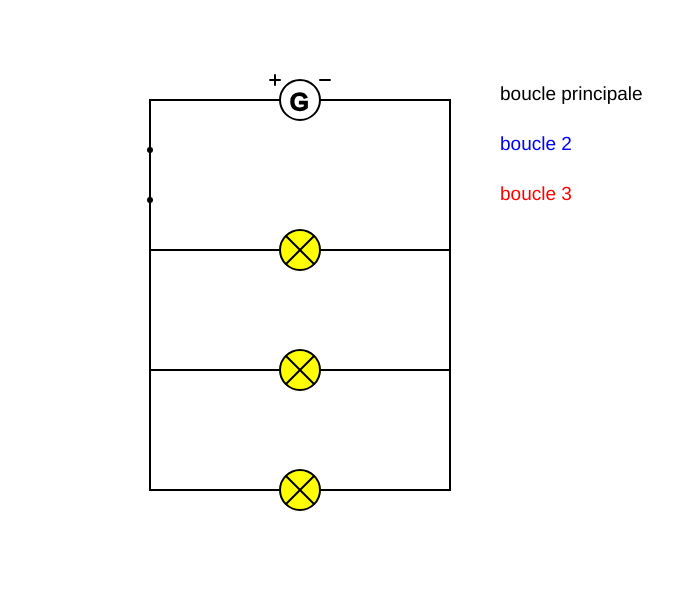
Frame 1 (no input)
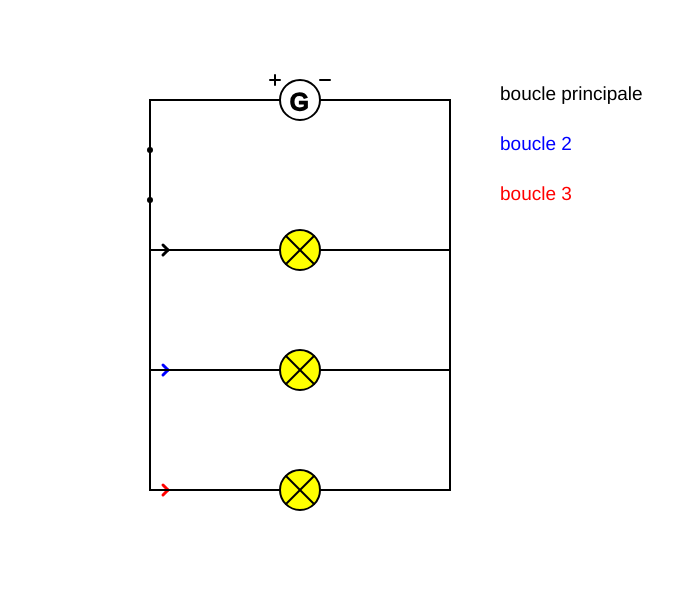
Frame 60 (no input)
Frame 120 (the mouse pressed at the canvas centre since frame 60): identical to frame 1, image omitted

The p5.js sketch that drew these frames (run headless with seeded random() and noise() and a simulated clock; from frame 60 on, the mouse is pressed at the canvas centre):

// p5.js sketch
// ── sketch.js
let boucles = [];
let generateur, lampe, interrupteur;
let texte1;

function setup() {
  createCanvas(700, 600);
  
  generateur = new Generateur();
  interrupteur = new Interrupteur();
  // génération des boucles
  for (let i = 0; i < 3; i++) {
    let boucle = new Boucle(i * 120 + 150, new Lampe(i * 120 + 150), i);
    boucles.push(boucle);
  }
}

function draw() {
  background(255);
  // texte
  push();
  noStroke();
  textSize(19);
  boucles[0].courant ? fill(0) : fill(0, 0, 0, 100);
  text('boucle principale', 500, 100);
  boucles[1].courant ? fill(0, 0, 255) : fill(0, 0, 255, 100);
  text('boucle 2', 500, 150);
  boucles[2].courant ? fill(255, 0, 0) : fill(255, 0, 0, 100);
  text('boucle 3', 500, 200);
  pop();

  boucles.forEach(function(b, i) {
    for (let a of b.arrows) {
      if (b.courant)
        a.draw(i);
    }
    b.draw();
    b.update();
  })
    generateur.draw();
    interrupteur.draw();
}

function mouseClicked() {
  for (let b of boucles) {
    let distanceToLamp = dist(mouseX, mouseY, b.dipole.x, b.dipole.y);
    if (distanceToLamp < 20 && interrupteur.closed) {
      b.dipole.on = !b.dipole.on;
      b.courant = !b.courant;
    }
  }
  if (mouseX >= interrupteur.x1 - 20 && mouseX < interrupteur.x1 + 20) {
    if (mouseY <= interrupteur.y2 && mouseY >= interrupteur.y1) {
      interrupteur.closed = !interrupteur.closed;
      for (let b of boucles) {
        if (!interrupteur.closed) {
          b.dipole.on = false;
          b.courant = false;
        } else {
            b.dipole.on = true;
            b.courant = true;
        }
      }
    }
  }
}
// ── arrow.js
class Arrow {
  constructor(parentX, parentY, parentWidth, parentHeight, parentColor, dir) {
    this.x = parentX;
    this.y = parentHeight;
    this.parentX = parentX;
    this.parentY = parentY;
    this.parentWidth = parentWidth;
    this.parentHeight = parentHeight;
    this.moveSpeed = 2,5;
    this.dir = dir;
  }
  draw(index) {
    push();
    translate(this.x, this.y);
    strokeWeight(3);
    if (index == 0)
      stroke(0);
    else if (index == 1)
      stroke(0, 0, 255);
    else if (index == 2)
      stroke(255, 0, 0);
    if (this.dir == 'LEFT') {
      line(0, 0, 5, -5);
      line(0, 0, 5, 5);
    } else if (this.dir == 'RIGHT') {
      line(0, 0, -5, 5);
      line(0, 0, -5, -5);      
    } else if (this.dir == 'UP') {
      line(0, 0, -5, 5);
      line(0, 0, 5, 5);      
    } else if (this.dir == 'DOWN') {
      line(0, 0, -5, -5);
      line(0, 0, 5, -5);      
    } else {
      noStroke();
    }
    pop();
  }

  update(courant) {
    push();
    if (courant) {
      if (this.x < this.parentWidth + 150 && this.y == this.parentHeight + 100) {
        this.x += this.moveSpeed;
        this.dir = 'RIGHT';
      }
      else if (this.x > this.parentX && this.y == 100) {
        this.x -= this.moveSpeed;
        this.dir = 'LEFT';
      }
      if (this. x == this.parentWidth + 150 && this.y > this.parentY) {
        this.y -= this.moveSpeed;
        this.dir = 'UP';
      }
      else if (this.x == 150 && this.y < this.parentHeight + 100) {
        this.y += this.moveSpeed;
        this.dir = 'DOWN';
      }         
    } else {
      this.dir = 'None';
    }
    pop();
  }
}
// ── boucle.js
class Boucle {
  constructor(longueur, dipole, index) {
    this.x = 150;
    this.y = 100;
    this.largeur = 300;
    this.longueur = longueur;
    this.courant = true;
    this.dipole = dipole;
    this.arrows = [];
    this.index = index;
    // for (let i = 0; i < 3; i++) {
    //   this.arrows.push(new Arrow(this.x, this.y + i * 20, this.largeur, this.longueur, 'DOWN'))
    // }
    this.arrows.push(new Arrow(this.x, this.y, this.largeur, this.longueur));
  }

  draw() {
    noFill();
    strokeWeight(2);
    if (this.courant)
      stroke(0, 0, 0);
    else 
      stroke(0, 0, 0, 50)
    rect(this.x, this.y, this.largeur, this.longueur);
    if (this.dipole) {
      this.dipole.draw();
    }
  }

  update() {
    if (this.courant) {
      for (let a of this.arrows) {
        a.update(this.courant);
      }
    }
  }
}
// ── generateur.js
class Generateur {
  constructor() {
    this.x = 300;
    this.y = 100;
  }
  draw() {
    push();
    stroke(0);
    strokeWeight(2);
    fill('white');
    circle(this.x, this.y, 40);
    fill('black');
    textSize(24);
    text('G', this.x - 10, this.y + 10);

    
    // plus sign
    line(this.x - 30, this.y - 20, this.x - 20, this.y - 20);
    line (this.x - 25, this.y - 25, this.x - 25, this.y - 15);

    // minus sign
    line(this.x + 30, this.y - 20, this.x + 20, this.y - 20);
    pop();
  }
}
// ── interrupteur.js
class Interrupteur {
  constructor() {
    this.x1 = 150;
    this.y1 = 150;
    this.x2 = 150;
    this.y2 = 200;
    this.closed = true;
  }

  draw() {
    push();
    if (this.closed){
      stroke(0);
      line(this.x1, this.y1, this.x2, this.y2);
      circle(this.x1, this.y1, 4);
      circle(this.x2, this.y2, 4);
    }
    else {
      stroke(255);
      line(this.x1, this.y1, this.x2, this.y2);
      stroke(0, 0, 0, 100);
      line(this.x1, this.y1, this.x2 + 20, this.y2 - 5);
      fill(0, 0, 0, 100);
      circle(this.x1, this.y1, 4);
      circle(this.x2, this.y2, 4);
      stroke(0);
    }
    // fill(0);
    // stroke(0);

    pop();
  }

  update() {
  }
}
// ── lampe.js
class Lampe {
  constructor(y) {
    this.x = 300;
    this.y = 100 + y;
    this.on = true;
  }

  draw() {
    push();
    strokeWeight(2);
    if (this.on) {
      stroke(0);
      fill('yellow');
    }
    else {
      stroke(0, 0, 0, 100);
      fill('white');
    }
    circle(this.x, this.y, 40);
    line(this.x - 14, this.y - 14, this.x + 14, this.y + 14);
    line(this.x - 14, this.y + 14, this.x + 14, this.y - 14);
    line();
    pop();
  }

  update() {
    let distance = dist(mouseX, mouseY, this.x, this.y);
    if (distance < 20 && mouseIsPressed)
      this.on = !this.on;
  }
}
// ── styles.css
html, body {
  height: 100%;
}

body {
  margin: 0;
  display: flex;

  /* This centers our sketch horizontally. */
  justify-content: center;

  /* This centers our sketch vertically. */
  align-items: center;
  
  flex-direction: column;
}
